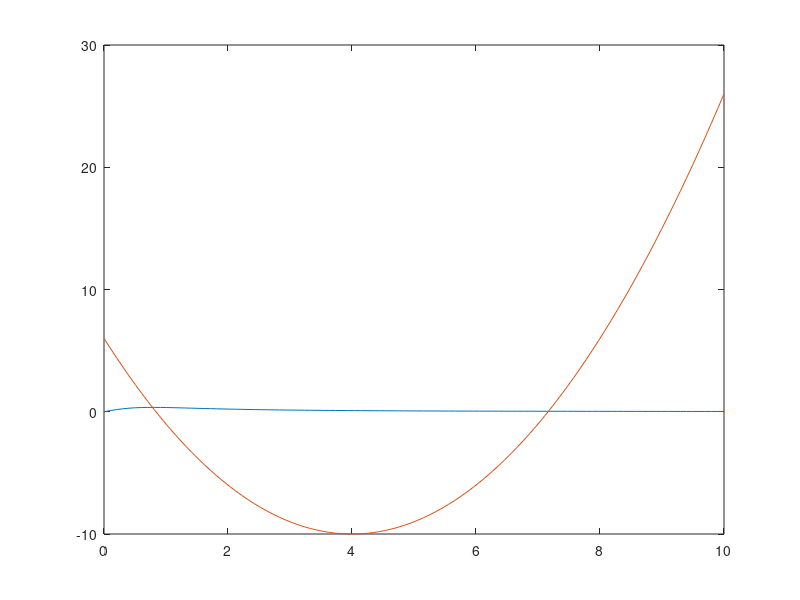

MATLAB code to generate this figure:
function ej34p3

x = linspace (-0,10);

f = @(x) log(x+1)./(x.^2 + 1);
g = @(x) x.^2 - 8*x + 6;

plot (x,f(x), x, g(x))

h = @(x) f(x) - g(x);

sol1 = fzero (h,0);

sol2 = fzero (h, 6);

disp(sol1)
disp(sol2)
